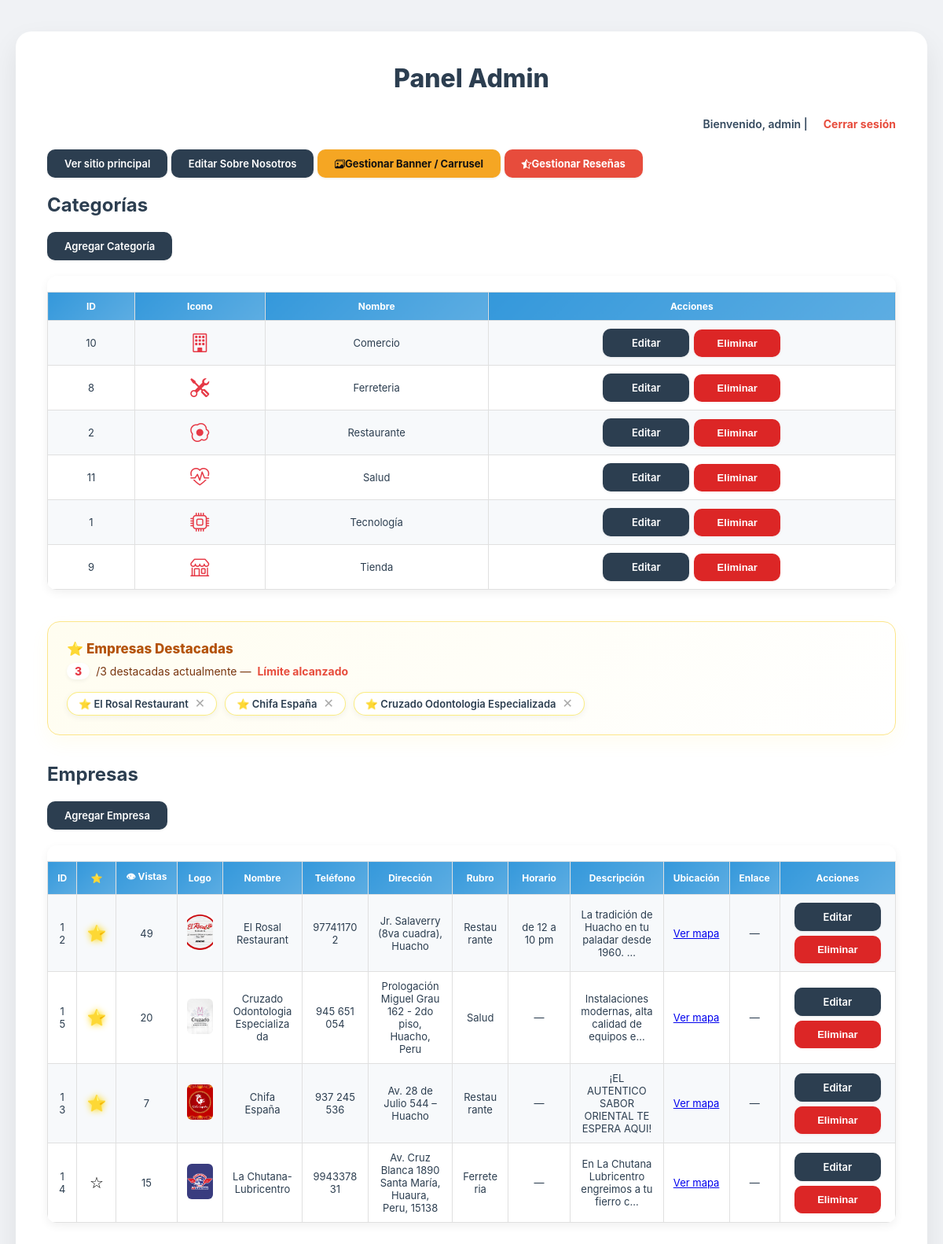
The page /login/editor.php (signed in) on the database as committed earlier.
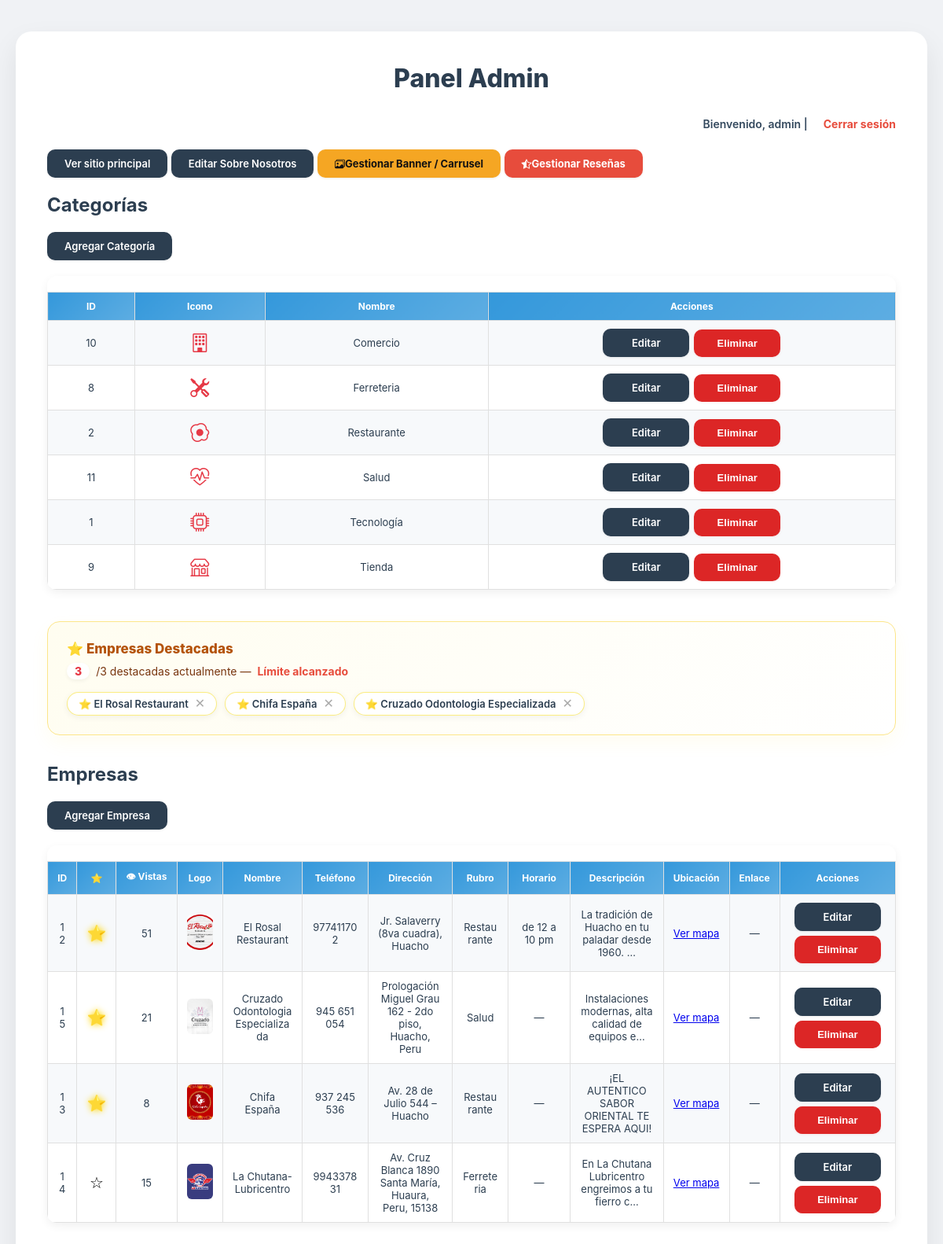
The same page on the database as committed later.
### tables this page shows
CREATE TABLE `empresas` (
  `id_empresa` int(11) NOT NULL,
  `logo` varchar(255) DEFAULT NULL,
  `nombre` varchar(150) NOT NULL,
  `slug` varchar(255) DEFAULT NULL,
  `email` varchar(100) DEFAULT NULL,
  `telefono` varchar(20) DEFAULT NULL,
  `direccion` varchar(200) DEFAULT NULL,
  `id_categoria` int(11) DEFAULT NULL,
  `fecha_registro` timestamp NOT NULL DEFAULT current_timestamp(),
  `horario` varchar(100) DEFAULT NULL,
  `descripcion` text DEFAULT NULL,
  `ubicacion_link` varchar(500) DEFAULT NULL,
  `link_empresa` varchar(255) DEFAULT NULL,
  `vistas` int(11) DEFAULT 0,
  `destacada` tinyint(1) DEFAULT 0,
  `facebook` varchar(255) DEFAULT NULL
);

CREATE TABLE `categorias` (
  `id_categoria` int(11) NOT NULL,
  `nombre` varchar(100) NOT NULL,
  `slug` varchar(255) DEFAULT NULL,
  `descripcion` text DEFAULT NULL,
  `icono` varchar(50) DEFAULT 'bi-briefcase'
);

### login/editor.php (the view, shortened to what the changed rows need)
<?php
include '../db.php';
$rol = $_SESSION['rol'];
?>
<!DOCTYPE html>
<html lang="es">
<head>
    <link rel="stylesheet" href="/guiaempresarial.pe/assets/css/login.css">
    <link rel="stylesheet" href="https://cdn.jsdelivr.net/npm/bootstrap-icons@1.11.3/font/bootstrap-icons.min.css">
</head>
<body>
    <div class="panel-container">
        <section class="panel">
            <h1 class="panel-title">Panel <?= ucfirst($rol) ?></h1>
            <h2>Categorías</h2><br>
            <br><br>
            <div class="table-wrap">
                <table>
                    <tr>
                        <th>ID</th>
                        <th>Icono</th>
                        <th>Nombre</th>
                        <th>Acciones</th>
                    </tr>
                </table>
            </div>
            <br><br>
            <?php
            $res_dest = $conexion->query("SELECT id_empresa, nombre FROM empresas WHERE destacada=1");
            $total_dest = $res_dest->num_rows;
            ?>
            <div class="destacadas-section">
                <?php if ($total_dest > 0): ?>
                    <div class="destacadas-lista">
                        <?php while ($d = $res_dest->fetch_assoc()): ?>
                            <div class="destacada-chip" id="chip-<?= $d['id_empresa'] ?>">
                                ⭐ <?= htmlspecialchars($d['nombre']) ?>
                                <button onclick="toggleDestacada(<?= $d['id_empresa'] ?>, 'quitar')" title="Quitar">✕</button>
                            </div>
                        <?php endwhile; ?>
                    </div>
                <?php else: ?>
                    <p style="color:#aaa;font-size:13px;">No hay empresas destacadas. Haz clic en ☆ en la tabla para
                        destacar una.</p>
                <?php endif; ?>
            </div>
            <h2>Empresas</h2><br>
            <br><br>
            <div class="table-wrap">
                <table>
                    <tr>
                        <th>ID</th>
                        <th>⭐</th>
                        <th>👁 Vistas</th>
                        <th>Logo</th>
                        <th>Nombre</th>
                        <th>Teléfono</th>
                        <th>Dirección</th>
                        <th>Rubro</th>
                        <th>Horario</th>
                        <th>Descripción</th>
                        <th>Ubicación</th>
                        <th>Enlace</th>
                        <th>Acciones</th>
                    </tr>
                    <?php
                    $res = $conexion->query("
    SELECT e.id_empresa, e.logo, e.nombre, e.telefono, e.direccion,
           e.descripcion, e.horario, e.ubicacion_link, e.link_empresa,
           e.destacada, e.vistas, c.nombre AS categoria
    FROM empresas e
    JOIN categorias c ON e.id_categoria = c.id_categoria
    ORDER BY e.destacada DESC, e.vistas DESC
");
                    while ($fila = $res->fetch_assoc()):
                        ?>
                        <tr id="fila-<?= $fila['id_empresa'] ?>">
                            <td data-label="ID"><?= $fila['id_empresa'] ?></td>
                            <td data-label="Destacada">
                                <button class="btn-estrella <?= $fila['destacada'] ? 'activa' : '' ?>"
                                    onclick="toggleDestacada(<?= $fila['id_empresa'] ?>, '<?= $fila['destacada'] ? 'quitar' : 'destacar' ?>')"
                                    title="<?= $fila['destacada'] ? 'Quitar destacada' : 'Destacar' ?>">
                                    <?= $fila['destacada'] ? '⭐' : '☆' ?>
                                </button>
                            </td>
                            <td data-label="Vistas"><?= number_format($fila['vistas']) ?></td>
                            <td data-label="Logo">
                                <?php if (!empty($fila['logo'])): ?>
                                    <img src="/guiaempresarial.pe/assets/img/<?= htmlspecialchars($fila['logo']) ?>"
                                        style="width:45px;height:45px;object-fit:cover;border-radius:6px;">
                                <?php else: ?>—<?php endif; ?>
                            </td>
                            <td data-label="Nombre"><?= htmlspecialchars($fila['nombre']) ?></td>
                            <td data-label="Teléfono"><?= htmlspecialchars($fila['telefono'] ?? '—') ?></td>
                            <td data-label="Dirección"><?= htmlspecialchars($fila['direccion'] ?? '—') ?></td>
                            <td data-label="Rubro"><?= htmlspecialchars($fila['categoria']) ?></td>
                            <td data-label="Horario">
                                <?= !empty($fila['horario']) ? htmlspecialchars($fila['horario']) : '—' ?></td>
                            <td data-label="Descripción">
                                <?= !empty($fila['descripcion']) ? htmlspecialchars(mb_strimwidth($fila['descripcion'], 0, 50, '…')) : '—' ?>
                            </td>
                            <td data-label="Mapa">
                                <?php if (!empty($fila['ubicacion_link'])): ?>
                                    <a href="<?= htmlspecialchars($fila['ubicacion_link']) ?>" target="_blank">Ver mapa</a>
                                <?php else: ?>—<?php endif; ?>
                            </td>
                            <td data-label="Web">
                                <?php if (!empty($fila['link_empresa'])): ?>
                                    <a href="<?= htmlspecialchars($fila['link_empresa']) ?>" target="_blank">Ver página</a>
                                <?php else: ?>—<?php endif; ?>
                            </td>
                            <td data-label="Acciones">
                                <div class="acciones">
                                    <a href="editar.php?id=<?= $fila['id_empresa'] ?>" class="btn">Editar</a>
                                    <button onclick="eliminarRegistro('empresa', <?= $fila['id_empresa'] ?>, this)"
                                        class="btn btn-danger">Eliminar</button>
                                </div>
                            </td>
                        </tr>
                    <?php endwhile; ?>
                </table>
            </div>
            <br><br>
        </section>
    </div>
</body>
</html>

Rows that differ between the two databases and show on the page:
changed empresas "El Rosal Restaurant": vistas "49" → "51"
changed empresas "Chifa España": vistas "7" → "8"
changed empresas "Cruzado Odontologia Especializada": vistas "20" → "21"
